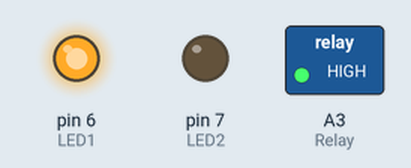
The sketch below on a simulated Arduino Uno, built with avr-gcc and run on an emulated ATmega328P. On the bench: switched loads named in the sketch (green lamp = pin HIGH), output pins drawn as LEDs (lit = HIGH).

Above: at 0.5 s.
At 3.5 s:
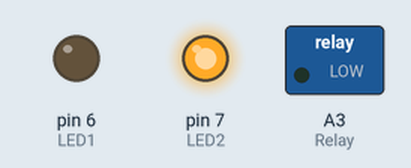
Timing chart, 0 to 4.6 s (numbered marks = the images above):
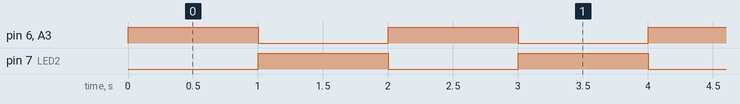

The sketch:

Relay.ino
```cpp
/*
  Relay

  Turns an Relay on for one second, then off for one second.
  Turns an LED1 and LED2 on for one second, then off for one second, repeatedly.

  modified 20 Jun 2020
  by THIHA KYAW

  This example code is for Cherryplaza Arduino Training Board
*/
int Relay=A3;

int LED1=6;
int LED2=7;

// the setup function runs once when you press reset or power the board
void setup() {
  // initialize Analog pin Relay as an output.
  pinMode(Relay, OUTPUT);

  // initialize digital pins, LED1 and LED2 as an output.
  pinMode(LED1, OUTPUT);
  pinMode(LED2, OUTPUT);

}

// the loop function runs over and over again forever
void loop() {
  digitalWrite(Relay, HIGH);   // turn the Relay on (HIGH is the voltage level)
  digitalWrite(LED1, HIGH);   // turn the LED on (HIGH is the voltage level)
  digitalWrite(LED2, LOW);    // turn the LED off by making the voltage LOW
  delay(1000);                       // wait for a second
  digitalWrite(Relay, LOW);    // turn the Relay off by making the voltage LOW
  digitalWrite(LED1, LOW);    // turn the LED off by making the voltage LOW
  digitalWrite(LED2, HIGH);   // turn the LED on (HIGH is the voltage level)
  delay(1000);                       // wait for a second
}
```

Measured:
- by itself, pin 6 (LED1), pin 7 (LED2), A3 (Relay): alternates HIGH for 1.0 s and LOW for 1.0 s
